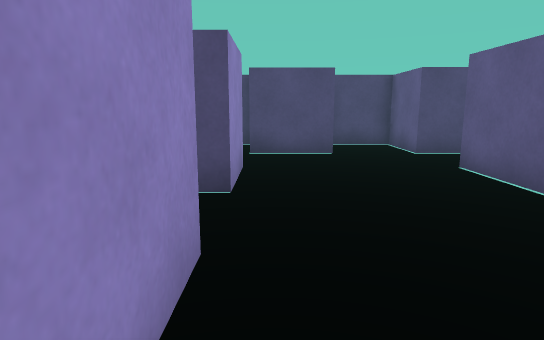
[1] (above)

15 first-person views from a walk through a scene from a Unity 3-D project. The camera is 0.55 m above the floor, tilts 10° down and sees 75° across. The floor is counted in squares, 0.5 m on a side. Each view is taken from the middle of a square. On the plan, view 1 faces up. The plan holds only what a view shows up to about 13 squares ahead; the rest is blank.

[2]
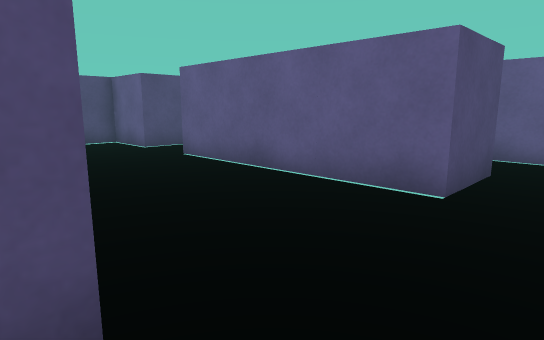

[3]
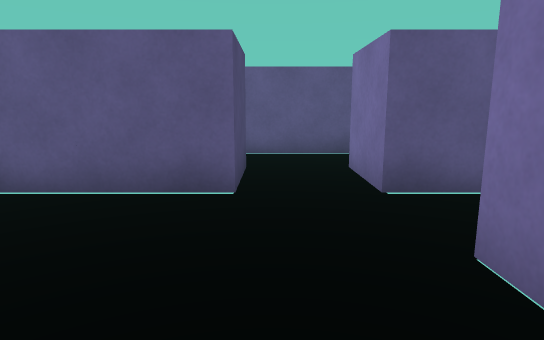

[4]
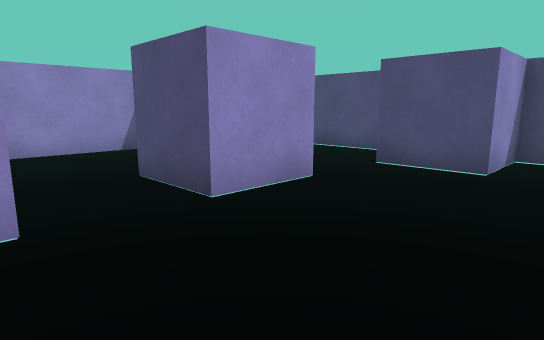

[5]
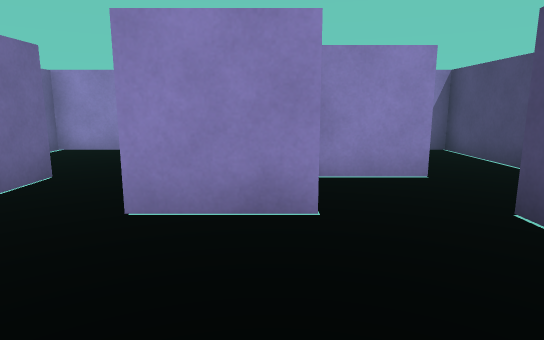

[6]
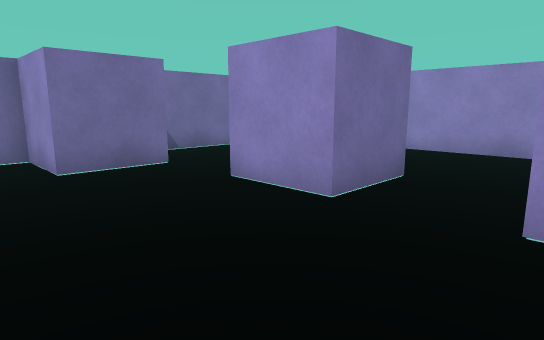

[7]
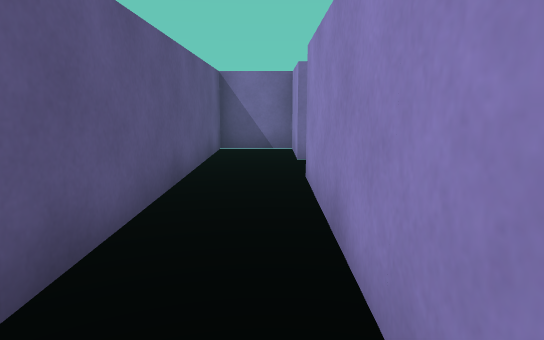

[8]
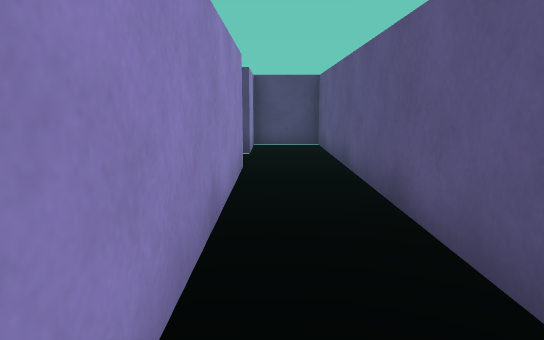

[9]
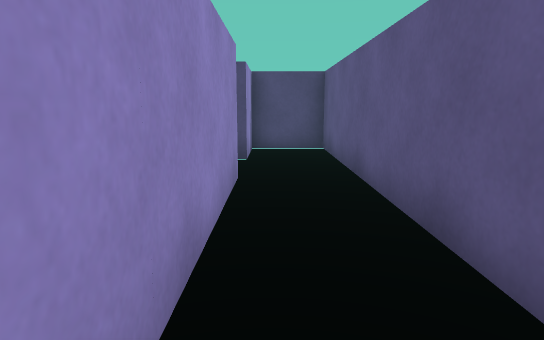

[10]
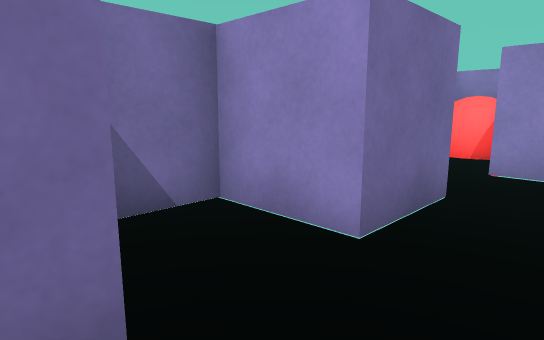

[11]
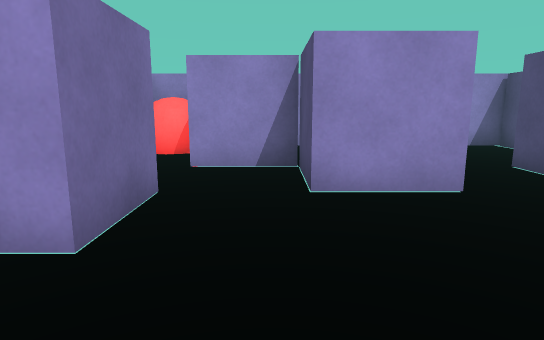

[12]
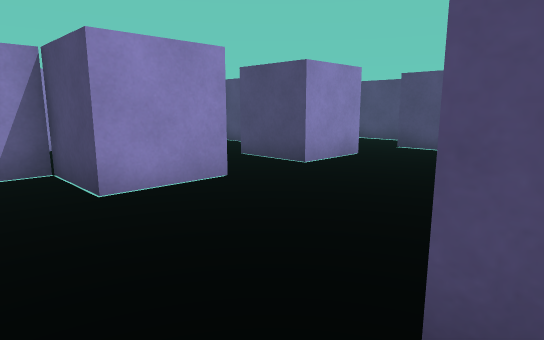

[13]
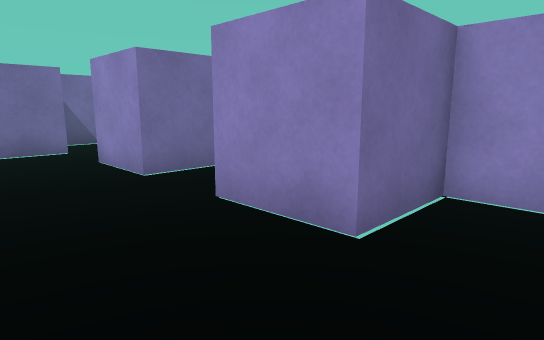

[14]
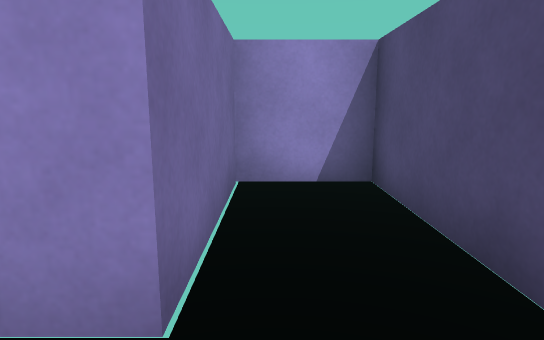

[15]
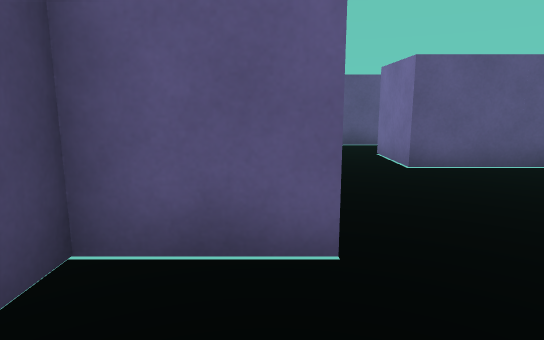

### Floor plan
Ten units are one square. View 1 is at (0, 0); x grows to the right and y downward. Boxes are objects, and circles mark ways between rooms. Rooms are numbered by the first view taken in them; rooms with no view inside come last. Other rooms are left out.
<svg viewBox="-70 -110 149 150">
<path fill="none" stroke="#000" d="M-5 -25 -5 -5 -25 -5 -25 16M-6 15 15 15 15 34 28 34M55 -5 35 -5 35 -65 55 -65M35 28 35 15 55 15M-38 34 -10 34M55 -85 35 -85 35 -105 15 -105 15 -85 -5 -85 -5 -105 -61 -105 -61 -85 -25 -85 -25 -65 -5 -65 -5 -45M55 -65 55 -5M55 15 55 34 74 34 74 -105 55 -105 55 -85M-26 -25 -5 -25M-49 -65 -61 -65 -61 -5M-5 -45 -26 -45"/>
<rect x="-65" y="15" width="30" height="20" fill="#bbb"><title>red ball</title></rect>
<circle cx="45" cy="-75" r="3" fill="#2a7"/>
<circle cx="45" cy="5" r="3" fill="#2a7"/>
<circle cx="-15" cy="-35" r="3" fill="#2a7"/>
<text x="0" y="-30">1</text>
<text x="60" y="-40">2</text>
<text x="-40" y="-40">3</text>
</svg>
Room 1 opens to room 2. Room 1 opens to room 3.

Where each view was taken, in squares from view 1:
view 1: 0 up, 0 right, facing up
view 2: 1 down, 1 left, facing up-right
view 3: 0 up, 1 left, facing right
view 4: 2 up, 3 right, facing up-left
view 5: 6 up, 3 right, facing left
view 6: 5 up, 3 right, facing down-left
view 7: 6 up, 6 right, facing down
view 8: 0 up, 6 right, facing up
view 9: 1 up, 6 right, facing up
view 10: 0 up, 4 right, facing down-left
view 11: 0 up, 4 right, facing left
view 12: 1 down, 4 right, facing up-left
view 13: 8 up, 2 right, facing down-left
view 14: 9 up, 1 left, facing left
view 15: 9 up, 3 left, facing right
